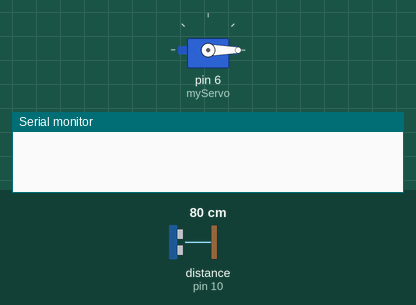
A sketch run on a simulated Arduino Uno, built with avr-gcc and run on an emulated ATmega328P. On the bench: servo, the last lines printed to the serial monitor. Wiring (inferred from the names in the program): ultrasonic range finder: trigger pin 9; echo pin 10. The test bench sets the inputs (shaded band); at power-on: distance to the obstacle (sensor on pin 10) 80 cm. The echo pulse lasts 58.3 µs per cm.

Above: at 0.01 s.
1.3 s: distance to the obstacle (sensor on pin 10) set to 60 cm
At 1.9 s:
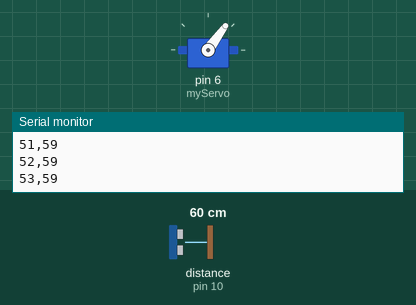
4.3 s: distance to the obstacle (sensor on pin 10) set to 183 cm
At 4.5 s:
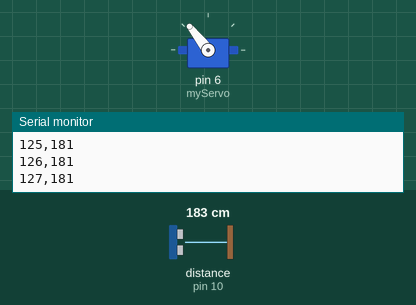
7.3 s: distance to the obstacle (sensor on pin 10) set to 2 cm
At 8.0 s:
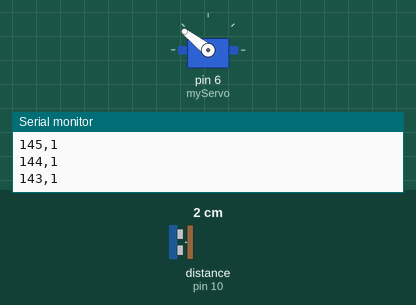
Timing chart, 0 to 19.3 s (numbered marks = the images above; inputs shaded):
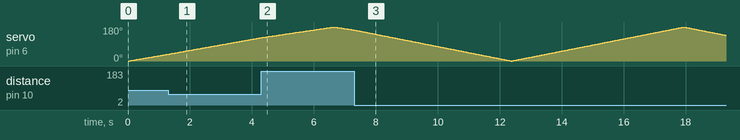

The sketch:

Radar.ino
```cpp
#include <Servo.h>

Servo myServo;
const int trigPin = 9;
const int echoPin = 10;

int angle = 0;
int step = 1;

void setup() {
  Serial.begin(9600);
  myServo.attach(6);
  pinMode(trigPin, OUTPUT);
  pinMode(echoPin, INPUT);
}

long getDistance() {
  digitalWrite(trigPin, LOW);
  delayMicroseconds(2);
  digitalWrite(trigPin, HIGH);
  delayMicroseconds(10);
  digitalWrite(trigPin, LOW);
  long duration = pulseIn(echoPin, HIGH);
  return duration * 0.034 / 2;
}

void loop() {
  myServo.write(angle);
  delay(30);

  long distance = getDistance();
  if (distance > 200) distance = 200;

  Serial.print(angle);
  Serial.print(",");
  Serial.println(distance);

  angle += step;
  if (angle >= 180 || angle <= 0) step = -step;
}
```
